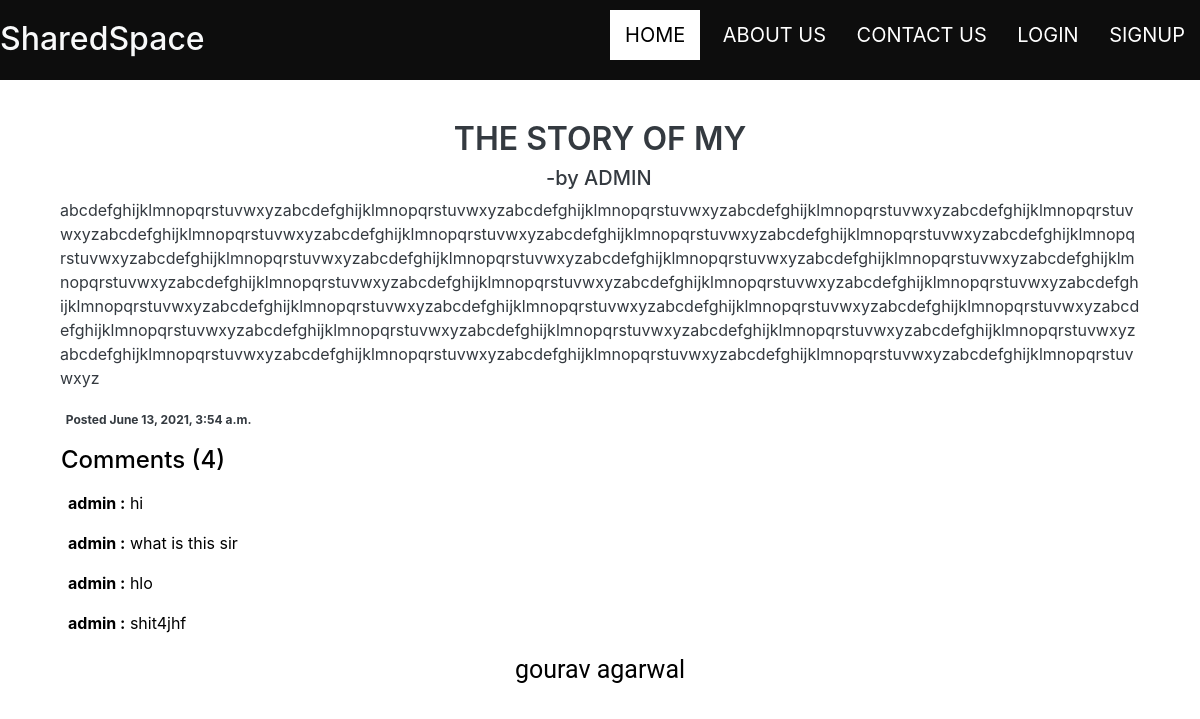
The page /allblogs/the-story-of-my on the database its author committed.
### myweb1/models.py (models this page shows, shortened)
class post(models.Model):
    slno=models.BigAutoField(primary_key=True)
    title=models.CharField(max_length=100)
    content=RichTextField(blank=True,null=True)
    user=models.ForeignKey(User,on_delete=models.CASCADE,null=True)
    author=models.CharField(max_length=50)
    postslug=models.CharField(max_length=200)
    timestamp=models.DateTimeField(blank=True)

class comments(models.Model):
    idno=models.BigAutoField(primary_key=True)
    comment=models.TextField()
    user=models.ForeignKey(User,on_delete=models.CASCADE)
    post=models.ForeignKey(post,on_delete=models.CASCADE)
    parent=models.ForeignKey('self',on_delete=models.CASCADE,null=True)
    timestamp=models.DateTimeField(default=now)

### myweb1/views.py (the view)
# urls.py: path("allblogs/<str:slug>",views.postview),
def postview(request,slug):
    postshow=post.objects.filter(postslug=slug).first()
    comment=comments.objects.filter(post=postshow)
    if (postshow==None):
        return redirect("/allblogs")
    context={"postshow":postshow,"comments":comment}
    return  render(request, "postview.html",context)

### templates/postview.html (shortened to what this page needs)
{% extends "index.html" %}
{% load static %}
{% block homeactive %}class="active"{% endblock homeactive %}
{% block body %}
<div class="container">
    <div class="col-md-12 my-3">
    <div class="container">
        <h1 class="text-dark">{{postshow.title}}</h1>
        </div>
        <a href="/home/profile/{{postshow.user}}" class="textauthor"><h5 class="text-dark ">-by {{postshow.author | upper}}</h5></a>
        <p class="text-dark width">{{postshow.content | safe }}</p>
        </div>
        <div>
    <span class="badge text-dark mx-3">Posted {{postshow.timestamp}}</span>
    </div>
    </div>
    <div class="container">
        <h4 class="mx-3 my-3">Comments ({{comments.count}})</h4>
        {% for comment in comments %}
            <div class="col-md-12 mx-2 my-3">
               <b> {{comment.user}} :</b> {{comment.comment}}
            </div>
        {% endfor %}
    </div>
{% endblock body %}

### templates/index.html (shortened to what this page needs)
<!DOCTYPE html>
<html lang="en">
  <head>
{% load static %}
<link rel="stylesheet" href="https://cdnjs.cloudflare.com/ajax/libs/font-awesome/4.7.0/css/font-awesome.min.css">
<link href="//maxcdn.bootstrapcdn.com/bootstrap/4.0.0/css/bootstrap.min.css" rel="stylesheet" id="bootstrap-css">
    <link rel="stylesheet "  href= "{% static 'style.css' %}">
  </head>
  <body>
<header>
<div id="nav-bar" >
<ul>
<a href="/home"><li {% block homeactive %}{% endblock homeactive %}>HOME</li></a>
<a href="/aboutus/"><li {% block aboutactive %}{% endblock aboutactive %}>ABOUT US</li></a>
<a href="/contact/"><li {% block contactusactive %}{% endblock contactusactive %}>CONTACT US</li></a>
{%  if request.user.is_anonymous %}
<a href="/first/"><li {% block loginactive %}{% endblock loginactive %}>LOGIN</li></a>
<a href="/signup/"><li {% block signupactive %}{% endblock signupactive %} >SIGNUP</li></a>
{% endif %}
</ul>
</div>
</header>
{% block body %}
{% endblock body %}
<footer class="my-3">gourav agarwal</footer>
  </body>
</html>

### myweb1/static/style.css (style rules this page uses)
body { width:100%; background-color:white !important; background-position:center; background-size:cover; color:black; max-width:100%; }
#nav-bar { height: 80px; width: 100%; background-color: #0d0d0d; }
#nav-bar ul { padding:0px 2px; float:right; margin-top:5px; color:white; }
ul li { color:white; cursor:pointer; margin:5px; padding:10px 8px; font-size:20px; list-style:none; display:inline-block; }
.textauthor { margin-left: 45% !important; }
.active { padding:10px 15px; background-color:white; color:black; }
a { color: #92badd; display:inline-block; text-decoration: none; font-weight: 400; }
h1 { text-align: center; font-size: 32px; font-weight: 600; text-transform: uppercase; color:black; }
.width { word-wrap: break-word !important; }
footer { position:unset; bottom:0px; width:100%; height:40px; font-size:25px; background:white; color:black; text-align:center; margin-bottom:0px; padding:10px,0px; font-family:'Roboto'; }

### rows shown on the page
post: title "THE STORY OF MY", author "ADMIN", content "abcdefghijklmnopqrstuvwxyzabcdefghijklmnopqrstuvwxyzabcdefghijklmnopqrstuvwxyzabcdefghijklmnopqrstuvwxyzabcdefghijklmnopqrstuvwxyzabcdefghijklmnopqrstuvwxyzabcdefghijklmnopqrstuvwxyzabcdefghijklmnopqrstuvwxyzabcdefghijklmnopqrstuvwxyzabcdefghijklmnopqrstuvwxyzabcdefghijklmnopqrstuvwxyzabcdefghijklmnopqrstuvwxyzabcdefghijklmnopqrstuvwxyzabcdefghijklmnopqrstuvwxyzabcdefghijklmnopqrstuvwxyzabcdefghijklmnopqrstuvwxyzabcdefghijklmnopqrstuvwxyzabcdefghijklmnopqrstuvwxyzabcdefghijklmnopqrstuvwxyzabcdefghijklmnopqrstuvwxyzabcdefghijklmnopqrstuvwxyzabcdefghijklmnopqrstuvwxyzabcdefghijklmnopqrstuvwxyzabcdefghijklmnopqrstuvwxyzabcdefghijklmnopqrstuvwxyzabcdefghijklmnopqrstuvwxyzabcdefghijklmnopqrstuvwx…", timestamp "June 13, 2021, 3:54 a.m."
comments: user "admin", comment "hi"
comments: user "admin", comment "what is this sir"
comments: user "admin", comment "hlo"
comments: user "admin", comment "shit4jhf"

### other values the page prints
{{ comments.count }} "4"
